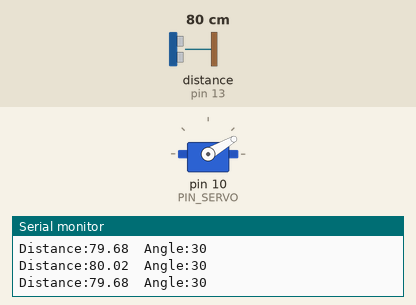
A sketch run on a simulated Arduino Uno, built with avr-gcc and run on an emulated ATmega328P. Shown: servo, the last lines printed to the serial monitor. Wiring (inferred from the names in the program): ultrasonic range finder: trigger pin 12; echo pin 13. The inputs (shaded band) are chosen by the test bench; at power-on: distance to the obstacle (sensor on pin 13) 80 cm. The echo pulse lasts 58.3 µs per cm.

Above: at 1.2 s.
1.3 s: distance to the obstacle (sensor on pin 13) set to 17 cm
2.8 s: distance to the obstacle (sensor on pin 13) set to 13 cm
At 3.48 s:
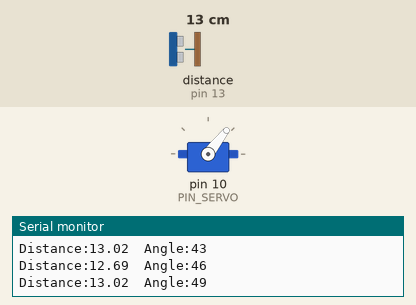
At 5.5 s:
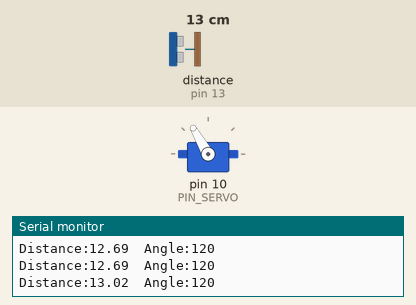
5.8 s: distance to the obstacle (sensor on pin 13) set to 18 cm
At 8.01 s:
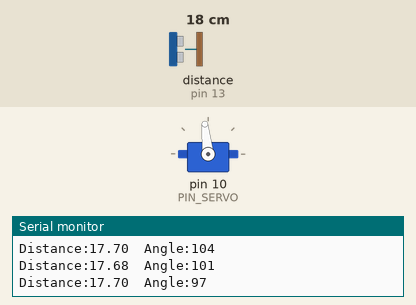
Timing chart, 0 to 10.7 s (numbered marks = the images above; inputs shaded):
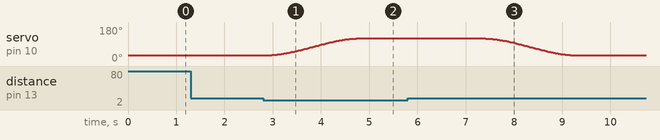

The sketch:

10_challenge_smooth_.ino
```cpp
#include <Servo.h>
#include <math.h>

#define PIN_SERVO 10
#define TRIG_PIN 12
#define ECHO_PIN 13

Servo myServo;

const int CLOSED_ANGLE = 30;
const int OPEN_ANGLE = 120;

const float DETECT_DISTANCE = 15.0;
const unsigned long MOVING_TIME = 2000;
const unsigned long CLEAR_TIME = 1500;

enum GateState { CLOSED, OPENING, OPEN, CLOSING };
GateState gateState = CLOSED;

int currentAngle = CLOSED_ANGLE;
int startAngle = CLOSED_ANGLE;
int targetAngle = CLOSED_ANGLE;

unsigned long moveStartTime = 0;
unsigned long clearStartTime = 0;
unsigned long lastReadTime = 0;
float distance = -1;

// 초음파 거리 측정
float getDistance() {
  digitalWrite(TRIG_PIN, LOW);
  delayMicroseconds(2);
  digitalWrite(TRIG_PIN, HIGH);
  delayMicroseconds(10);
  digitalWrite(TRIG_PIN, LOW);

  unsigned long duration = pulseIn(ECHO_PIN, HIGH, 25000UL);

  if (duration == 0) return -1;
  return duration * 0.0343 / 2.0;
}

// ServoSmooth: Smoothstep 보간 함수
float ServoSmooth(float t) {
  return t * t * (3.0 - 2.0 * t);
}

// 서보 이동 시작
void startMove(int target) {
  startAngle = currentAngle;
  targetAngle = target;
  moveStartTime = millis();

  gateState = (target == OPEN_ANGLE) ? OPENING : CLOSING;
}

// 서보 각도 갱신
void updateServo() {
  float t = (float)(millis() - moveStartTime) / MOVING_TIME;
  if (t > 1.0) t = 1.0;

  float eased = ServoSmooth(t);

  currentAngle = round(
    startAngle + (targetAngle - startAngle) * eased
  );
  myServo.write(currentAngle);

  if (t >= 1.0) {
    currentAngle = targetAngle;
    myServo.write(currentAngle);

    if (targetAngle == OPEN_ANGLE) {
      gateState = OPEN;
      clearStartTime = 0;
    } else {
      gateState = CLOSED;
    }
  }
}

void setup() {
  Serial.begin(57600);
  pinMode(TRIG_PIN, OUTPUT);
  pinMode(ECHO_PIN, INPUT);

  myServo.attach(PIN_SERVO);
  myServo.write(CLOSED_ANGLE);
}

void loop() {
  if (millis() - lastReadTime >= 60) {
    lastReadTime = millis();
    distance = getDistance();

    Serial.print("Distance:");
    Serial.print(distance);
    Serial.print("\tAngle:");
    Serial.println(currentAngle);
  }

  bool carDetected =
    distance > 0 && distance <= DETECT_DISTANCE;

  if (carDetected &&
      (gateState == CLOSED || gateState == CLOSING)) {
    startMove(OPEN_ANGLE);
    clearStartTime = 0;
  }

  if (gateState == OPENING || gateState == CLOSING) {
    updateServo();
  }

  if (gateState == OPEN) {
    if (carDetected) {
      clearStartTime = 0;
    } else {
      if (clearStartTime == 0) clearStartTime = millis();

      if (millis() - clearStartTime >= CLEAR_TIME) {
        startMove(CLOSED_ANGLE);
      }
    }
  }
}
```

Measured:
- the behaviour switches between 16 and 15 cm on distance to the obstacle (sensor on pin 13) (found by bisection; images 0 and 1)
- after the input at 2.8 s, servo on pin 10 (PIN_SERVO): moves from 30° to 120° over 1.8 s, starting after 0.11 s
- after the input at 5.8 s, servo on pin 10 (PIN_SERVO): moves from 120° to 30° over 1.8 s, starting after 1.6 s
